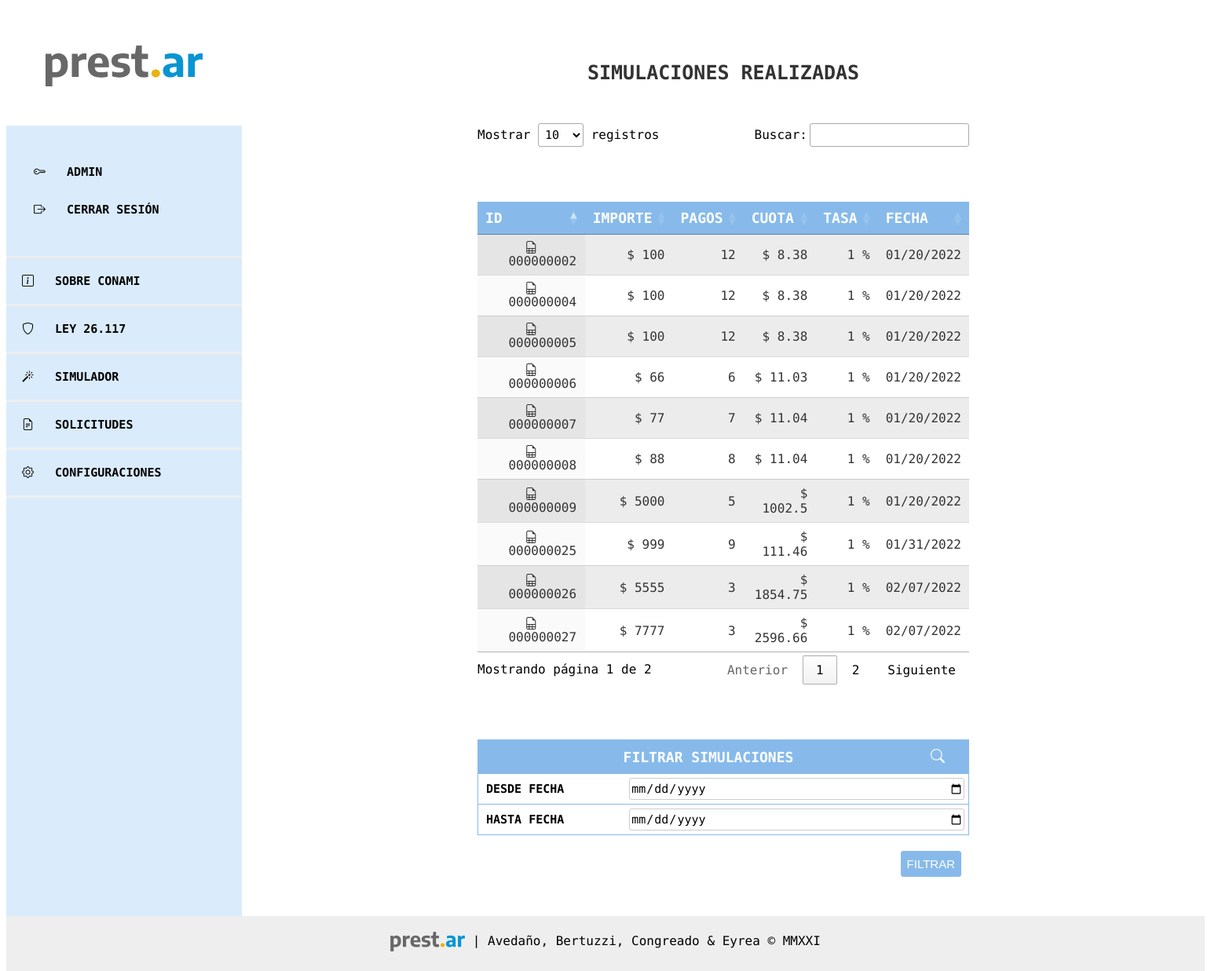
The page /simulador/propias/ (signed in) on the database its author committed.
### accounts/models.py (models this page shows, shortened)
class Emprendedor(AbstractUser):
    GENEROS_LISTA = [
        ('F', 'Femenino'),
        ('M', 'Masculino'),
        ('X', 'Otre'),
    ]
    IDENTIDAD_LISTA = [
        ('Mujer cis', 'Mujer'),
        ('Hombre cis', 'Hombre'),
        ('Mujer trans', 'Mujer trans'),
        ('Hombre trans', 'Hombre trans'),
        ('No binarie', 'No binarie'),
        ('No declara', 'Prefiero no decir'),
    ]
    ESTADO_CIVIL = [
        ('Soltero', 'Soltero'),
        ('Casado', 'Casado'),
        ('Divorciado', 'Dovorciado'),
        ('Viudo', 'Viudo'),
        ('Concubinato', 'Concubinato'),
        ('Unión Civil', 'Unión civil'),
    ]
    NIVEL_EDUCATIVO = [
        ('Primario incompleto', 'Primario incompleto'),
        ('Primario Completo', 'Primario completo'),
        ('Primario completo', 'Secundario incompleto'),
        ('Secundario completo', 'Secundario completo'),
        ('Terciario incompleto', 'Terciario incompleto'),
        ('Terciario completo', 'Terciario completo'),
        ('Universitario incompleto', 'Universitario incompleto'),
        ('Universitario completo', 'Universitario completo'),
    ]
    nombre = models.CharField(max_length=200, null=True)
    apellido = models.CharField(max_length=200, null=True)
    genero = models.CharField(max_length=200, choices=GENEROS_LISTA)
    identidad = models.CharField(
        max_length=200, choices=IDENTIDAD_LISTA, blank=True, null=True)
    dni = models.IntegerField(null=True)
    fec_nac = models.DateField(null=True)
    estado_civil = models.CharField(
        max_length=200, choices=ESTADO_CIVIL, null=True)
    telefono = models.IntegerField(null=True)
    celular = models.BooleanField(default=True)
    email = models.CharField(max_length=200, null=True)
    educacion = models.CharField(
        max_length=200, choices=NIVEL_EDUCATIVO, null=True)
    provincia = models.CharField(max_length=20)
    domicilio = models.ForeignKey(
        "prestamos.Domicilio", on_delete=models.CASCADE)

### prestamos/models.py (models this page shows, shortened)
class Simulacion(models.Model):
    CUOTAS_LISTA = [
        ('1', '1'),
        ('3', '3'),
        ('6', '6'),
        ('9', '9'),
        ('12', '12'),
        ('18', '18'),
        ('24', '24'),
    ]
    smvm = models.ForeignKey(
        SMVM, on_delete=models.CASCADE, null=True, default=1)
    author = models.ForeignKey(
        settings.AUTH_USER_MODEL, on_delete=models.CASCADE, null=True)  # Acá tiene que quedar el null=True porque se tiene que poder hacer simulaciones sin registrarse
    nombre = models.CharField(max_length=200)
    apellido = models.CharField(max_length=200)
    dni = models.IntegerField(validators=[
                              MaxValueValidator(99999999)])
    importe_solicitado = models.PositiveIntegerField()
    created_date = models.DateTimeField(
        default=timezone.now)
    tasa_id = models.ForeignKey(
        TasaInteres, on_delete=models.CASCADE, null=True, default=1)
    tasa_anual = models.PositiveIntegerField()
    cant_cuotas = models.CharField(max_length=200, choices=CUOTAS_LISTA)
    telefono = models.CharField(max_length=200)
    email = models.CharField(max_length=200)
    cuota_final = models.DecimalField(
        decimal_places=2, max_digits=9, null=True)
    def calculo_cuota(self):
        interes = int(self.tasa_anual)/100
        cant_cuotas = int(self.cant_cuotas)
        calculo_cuota = round(self.importe_solicitado*(interes/12) /
                              (1-(1+(interes/12))**(-cant_cuotas)), 2)
        return round(calculo_cuota, 2)

### prestamos/views.py (the view)
# urls.py: path('simulador/propias/', views.simulaciones_propias,
def simulaciones_propias(request):
    simulaciones = SimulacionFilter(
        request.GET, queryset=Simulacion.objects.filter(author=request.user))
    print(simulaciones)
    return render(request, 'simulador/simulaciones_propias.html', {'filter': simulaciones})

### prestamos/templates/simulador/simulaciones_propias.html (shortened to what this page needs)
{% extends 'base.html' %}
{% block content %}
<header>
	<span>SIMULACIONES REALIZADAS</span>
</header>
<main>
    <table id="example" class="display" style="width:100%">
        <thead>
            <tr class="titulo mayus">
                <th>ID </th>
                <th >IMPORTE </th>
                <th >PAGOS </th>
                <th > CUOTA </th>
                <th>TASA </th>
                <th >FECHA </th>
            </tr>
        </thead>
        <tbody>
            {% for simulacion in filter.qs %}
                <tr >
                    <td style="text-align: center;"><a href="{% url 'simulacion_detail' pk=simulacion.pk %}"><i class="bi bi-file-earmark-spreadsheet"></i>&nbsp;&nbsp;&nbsp;{{ simulacion.id|stringformat:"09d" }}</a></td>
                    <td>$ {{ simulacion.importe_solicitado }}</td>
                    <td>{{ simulacion.cant_cuotas }}</td>
                    <td>$ {{ simulacion.calculo_cuota }}</td>
                    <td>{{ simulacion.tasa_anual }} %</td>
                    <td style="text-align: center;">{{ simulacion.created_date|date:"SHORT_DATE_FORMAT" }}</td>
                </tr>
            {% endfor %}
            </tbody>
    </table>
{% if user.is_authenticated %}
<form method="GET" style="padding-top: 70px;">
    <div class="caja">
        <div class="grid-item titulo mayus">
            <span>FILTRAR SIMULACIONES<i style="float:right; padding-right:20px" class="bi bi-search"></i></span>
        </div>
        <div class="grid-item texto" value="created_date">DESDE FECHA</div>
        <div class="grid-input" value="SIMULACION">{{ filter.form.start_date }}</div>
        <div class="grid-item texto" value="created_date">HASTA FECHA</div>
        <div class="grid-input" value="SIMULACION"> {{ filter.form.end_date }}</div>
    </div>
    <button class="filtrar btn btn-outline-secondary" type="submit" value="FILTRAR">FILTRAR</button>
</form>
{% endif %}
</main>
{% endblock %}

### templates/base.html (shortened to what this page needs)
{% load static %}
<html lang="es-ES">
  <head>
    <link rel="stylesheet" href="https://cdn.jsdelivr.net/npm/bootstrap-icons@1.7.2/font/bootstrap-icons.css">
    <link rel="stylesheet" href="{% static 'css/style.css' %}">
    <link rel="stylesheet" type="text/css" href="https://cdn.datatables.net/1.11.4/css/jquery.dataTables.css">
  </head>
<body>
  <nav class="navigation">
    <ul class="menu mainmenu">
        <div class="menuheader"><img style="width: 200px" src="/static/img/prestar_negro.svg" alt="Prest.Ar"></div>
        <div class="menu menufooter">
          {% if user.is_staff %}
          <p class="mayus"><i class="bi bi-key"></i>&nbsp;&nbsp;&nbsp;{{ user.nombre }}</p>
          <p><a href="{% url 'logout' %}"><i class="bi bi-box-arrow-right"></i>&nbsp;&nbsp;&nbsp;CERRAR SESIÓN</span></a></p>
          {% elif user.is_authenticated %}
          <p class="mayus"><i class="bi bi-person"></i>&nbsp;&nbsp;&nbsp;{{ user.nombre }}</p>
          <p><a href="{% url 'logout' %}"><i class="bi bi-box-arrow-right"></i>&nbsp;&nbsp;&nbsp;CERRAR SESIÓN</span></a></p>
          {% else %}
          <p class="mayus"><i class="bi bi-question-square"></i>&nbsp;&nbsp;&nbsp;USUARIO ANÓNIMO</p>
          <p><a href="{% url 'login' %}"><i class="bi bi-box-arrow-in-right"></i>&nbsp;&nbsp;&nbsp;ACCEDER</a></p>
          {% endif %}
        </div>
        <li><a href="{% url 'sobre_conami' %}"><div class="botones button1"><i class="bi bi-info-square"></i>&nbsp;&nbsp;&nbsp;SOBRE CONAMI</div></a></li>
        <li><a target="_blank" href="http://servicios.infoleg.gob.ar/infolegInternet/anexos/115000-119999/118062/norma.htm"><div class="botones button4"><i class="bi bi-shield"></i></i>&nbsp;&nbsp;&nbsp;LEY 26.117</div></a></li>
        <li><a href="{% url 'sim_index' %}"><div class="botones button2"><i class="bi bi-magic"></i>&nbsp;&nbsp;&nbsp;SIMULADOR</div></a>
        </li>
      {% if user.is_authenticated %}
        <li><div class="botones button2"><i class="bi bi-file-earmark-text"></i>&nbsp;&nbsp;&nbsp;SOLICITUDES</div>
        </li>
      {% endif %}
      {% if user.is_staff %}
        <li><div class="botones button5"><i class="bi bi-gear"></i>&nbsp;&nbsp;&nbsp;CONFIGURACIONES</div>
        </li>
      {% endif %}
    </ul>
  </nav>
  {% block content %}
  {% endblock %}
  <footer>
    <div style="padding-top:20px"><img style="vertical-align:middle" src="/static/img/prestar_negro_CHICO.png" alt="Prest.Ar"> | Avedaño, Bertuzzi, Congreado & Eyrea © MMXXI</div>
  </footer>
  <link rel="stylesheet" type="text/css" href="https://cdn.datatables.net/1.11.4/css/jquery.dataTables.css">
  </body>
</html>

### static/css/style.css (style rules this page uses)
html { height: 100%; }
body { min-height: 100%; font-family: "Encode Sans", sans-serif !important; display: grid; grid-template: "menu header" "menu main" "menu main" "footer footer" / 300px 1fr; }
a { color: inherit; text-decoration: none; }
.menu { display: grid; grid-template-areas: "header" "button1" "button2" "button3" "button4" "button5" "button6"; font-family: "Encode Sans", sans-serif; font-weight: bold; text-decoration: none; list-style: none; }
.menuheader { grid-area: header; padding: 50px 25px 50px 25px; text-align: center; font-size: 20px; background-color: #ffffff; }
.menufooter { padding: 35px 35px 35px 35px; text-align: left; font-size: 15px; }
.botones { text-align: left; padding: 20px; font-size: 15px; }
.button1 { grid-area: button1; border-top: solid #eeeeee; border-bottom: solid #eeeeee; }
.button2 { grid-area: button2; border-bottom: solid #eeeeee; }
.button4 { grid-area: button4; border-bottom: solid #eeeeee; }
.button5 { grid-area: button5; border-bottom: solid #eeeeee; }
nav { grid-area: menu; background-color: #daebfb; min-height: 900px; }
header { grid-area: header; font-size: 25px; padding: 70px 70px 50px 70px; text-align: center; font-weight: 900; color: #333; }
footer { grid-area: footer; text-align: center; background-color: #eeeeee; height: 70px; bottom: 0px; }
main { grid-area: main; padding-bottom: 50px; padding-left: 300px; padding-right: 300px; }
.caja { margin-bottom: 20px; display: grid; grid-template-columns: 30% 70%; border: 1px solid #87baea; }
.grid-item { padding: 10px; border-top: 1px solid #87baea; display: grid; align-items: left; font-size: 15px; }
.grid-input { padding: 5px; border-top: 1px solid #87baea; display: grid; align-items: left; font-size: 15px; }
.titulo { text-align: center; font-size: 18px; font-weight: bold; color: white; background-color: #87baea; grid-column-start: 1; grid-column-end: 3; }
.texto { font-size: 15px; font-weight: bold; }
.filtrar { float: right; margin-right: 10px; border: 1px solid #87baea; background-color: #87baea; color: #fff; border-radius: 3px; padding: 7px; font-size: 15px; }
.mayus { text-transform: uppercase; }
html, body { font-family: Arial, Helvetica, sans-serif; }
.navigation { width: 300px; }
.mainmenu, .submenu { padding: 0; margin: 0; }
table { padding-top: 70px; width: 100%; color: #333; }
th { padding: 8px; }
td { text-align: right; padding: 8px; font-weight: lighter; }
tbody:nth-child(even) tr:nth-child(odd) { background-color: #f2f2f2; }
input, select { font-family: "Encode Sans", sans-serif; font-size: 15px; border: 1px solid #ccc; border-radius: 3px; }

### rows shown on the page
Emprendedor: nombre "ADMIN"
Simulacion: id "000000002", importe_solicitado "100", cant_cuotas "12", calculo_cuota "8.38", tasa_anual "1", created_date "01/20/2022"
Simulacion: id "000000004", importe_solicitado "100", cant_cuotas "12", calculo_cuota "8.38", tasa_anual "1", created_date "01/20/2022"
Simulacion: id "000000005", importe_solicitado "100", cant_cuotas "12", calculo_cuota "8.38", tasa_anual "1", created_date "01/20/2022"
Simulacion: id "000000006", importe_solicitado "66", cant_cuotas "6", calculo_cuota "11.03", tasa_anual "1", created_date "01/20/2022"
Simulacion: id "000000007", importe_solicitado "77", cant_cuotas "7", calculo_cuota "11.04", tasa_anual "1", created_date "01/20/2022"
Simulacion: id "000000008", importe_solicitado "88", cant_cuotas "8", calculo_cuota "11.04", tasa_anual "1", created_date "01/20/2022"
Simulacion: id "000000009", importe_solicitado "5000", cant_cuotas "5", calculo_cuota "1002.5", tasa_anual "1", created_date "01/20/2022"
Simulacion: id "000000025", importe_solicitado "999", cant_cuotas "9", calculo_cuota "111.46", tasa_anual "1", created_date "01/31/2022"
Simulacion: id "000000026", importe_solicitado "5555", cant_cuotas "3", calculo_cuota "1854.75", tasa_anual "1", created_date "02/07/2022"
Simulacion: id "000000027", importe_solicitado "7777", cant_cuotas "3", calculo_cuota "2596.66", tasa_anual "1", created_date "02/07/2022"
